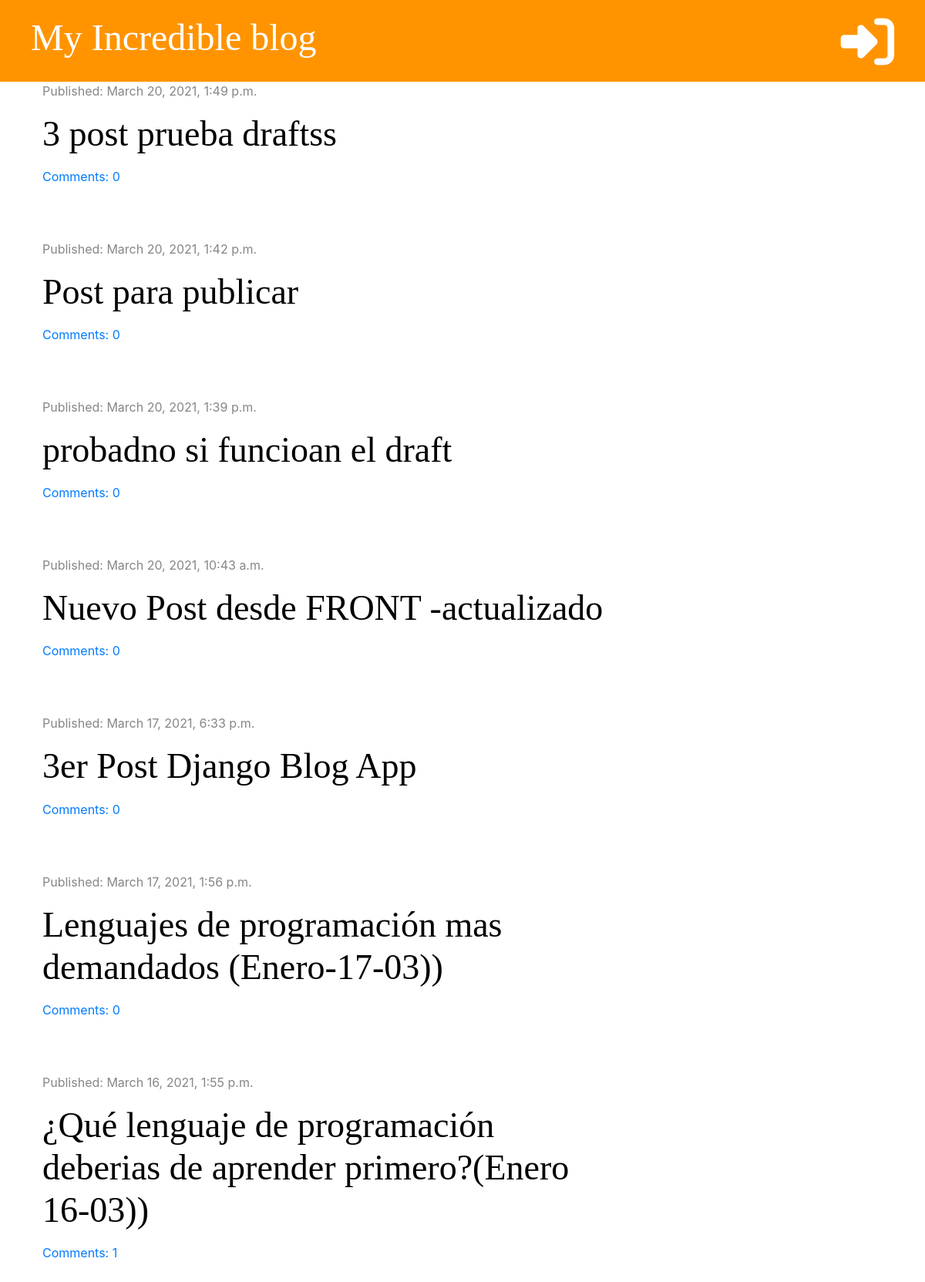
/, run on an earlier commit of the app's database.
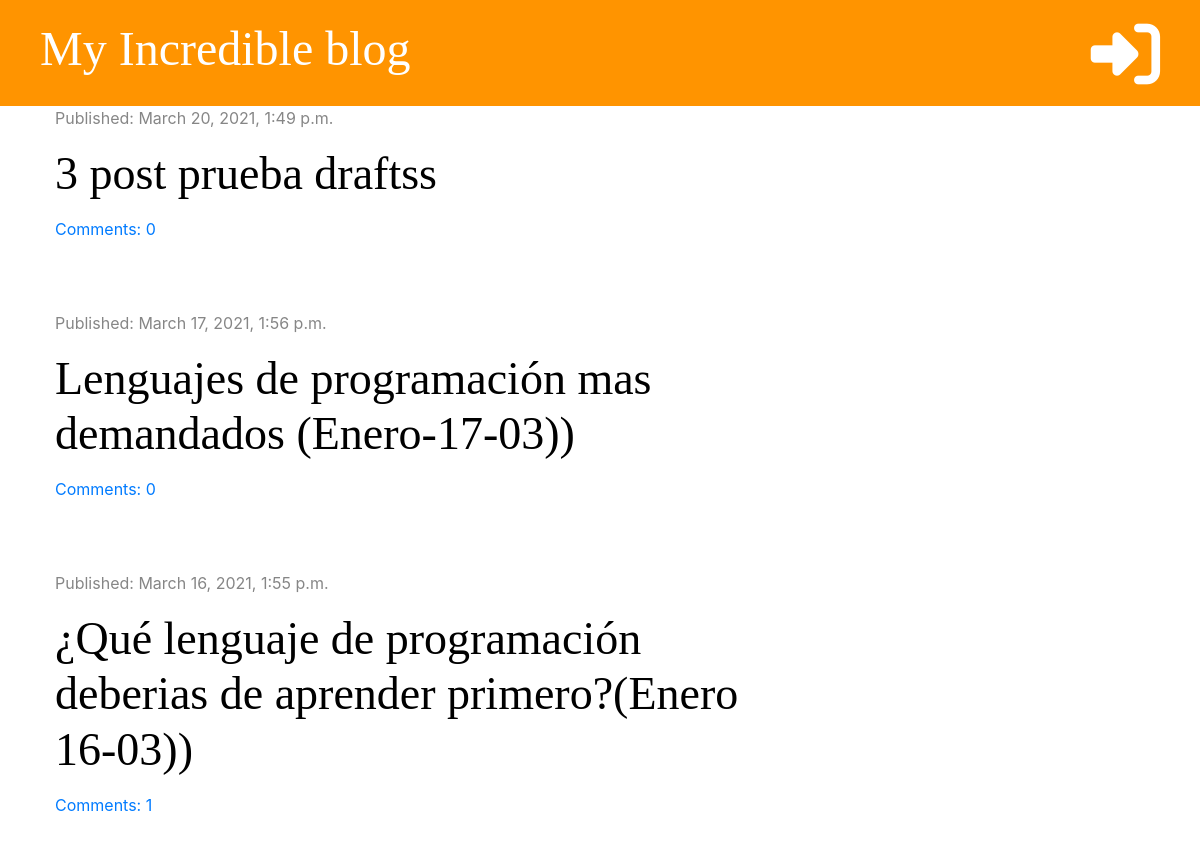
And on a later commit of the database.
### blog/models.py (models this page shows, shortened)
class Post(models.Model):
    author = models.ForeignKey('auth.User', on_delete=models.CASCADE)
    title = models.CharField(max_length=200)
    text = models.TextField()
    created_at = models.DateTimeField(default=timezone.now)
    published_date = models.DateTimeField(blank=True, null=True)
    def approved_comments(self):
        return self.comments.filter(approved=True)

### blog/views.py (the view)
# urls.py: path('', views.post_list, name='post_list'),
def post_list(request):
    posts = Post.objects.filter(
        published_date__lte=timezone.now()).order_by('-published_date')
    stuff_for_frontend = {'posts': posts}
    return render(request, 'blog/post_list.html', stuff_for_frontend)

### blog/templatetags/markdownify.py (called while the page is built)
@register.filter
def markdown(value):
    renderer = HighlightRenderer()
    markdown = mistune.Markdown(renderer=renderer)
    return markdown(value)

### blog/templates/blog/post_list.html (shortened to what this page needs)
{% extends 'blog/base.html' %}
{% load markdownify %}
{% block content %}
{% for post in posts %}
<div class="post">
    <div class="date">
        <p>Published: {{post.published_date}}</p>
    </div>
    <h1><a href="{% url 'post_detail' pk=post.pk %}">{{ post.title }}</a></h1>
    <a href="{% url 'post_detail' pk=post.pk %}">Comments: {{post.approved_comments.count}}</a>
</div>
{% endfor %}
{% endblock %}

### blog/templates/blog/base.html (shortened to what this page needs)
{% load static %}
<!DOCTYPE html>
<html lang="en">
<head>
    <link href="https://stackpath.bootstrapcdn.com/bootstrap/4.5.2/css/bootstrap.min.css" rel="stylesheet">
    <link rel="stylesheet" href="{% static 'css/blog.css' %}">
    <link rel="stylesheet" href="{% static 'css/zenburn.css' %}">
</head>
<body>
    <div class="page-header">
        {% if user.is_authenticated %}
        <a href="{% url 'post_draft_list' %}" class="top-menu"><i class="fab fa-firstdraft fa-2x"></i></a>
        <a href="{% url 'post_new' %}" class="top-menu"><i class="fas fa-plus fa-2x " style="color:white"></i></a>
        <p class="top-menu">Hello {{user.username}}<small><a href="{% url 'logout' %}">(Log Out)</a></small></p>
        {% else %}
        <a href="{% url 'login' %}" class="top-menu"><i class="fas fa-sign-in-alt fa-2x " style="color:white"></i></a>
        {% endif %}
        <h1><a href="/">My Incredible blog</a></h1>
    </div>
    <div class="content container">
        <div class="row">
            <div class="col-md-8">
                {% block content %}
                {% endblock %}
            </div>
        </div>
    </div>
</body>
</html>

### blog/static/css/blog.css (style rules this page uses)
.page-header { background-color:#ff9400; margin-top:0; padding:20px 20px 20px 40px; }
.page-header h1, .page-header h1 a { color:white; font-size: 36pt; text-decoration: none; }
.content { margin-left: 40px; }
h1,h2,h3,h4 { font-family: 'Droid Sans',serif; font-size: 46px; }
.date { color:#868686; }
.post { margin-bottom:70px; }
.post h1 a { color:#000000; }
.top-menu, .top-menu:hover { color:#ffffff; float:right; font-size:26pt; margin-right:20px; }

What changed in the data, as far as the page shows it:
removed Post: published_date "March 20, 2021, 1:42 p.m.", title "Post para publicar", approved_comments.count "0"
removed Post: published_date "March 20, 2021, 1:39 p.m.", title "probadno si funcioan el draft", approved_comments.count "0"
removed Post: published_date "March 20, 2021, 10:43 a.m.", title "Nuevo Post desde FRONT -actualizado", approved_comments.count "0"
removed Post: published_date "March 17, 2021, 6:33 p.m.", title "3er Post Django Blog App", approved_comments.count "0"
